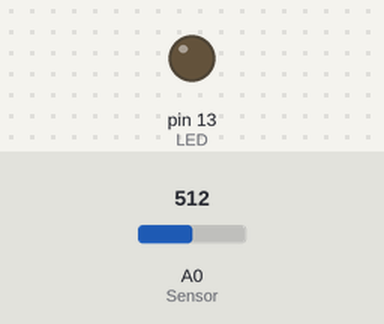
Bench run of a sketch on a simulated Arduino Uno, built with avr-gcc and run on an emulated ATmega328P. Parts: output pins drawn as LEDs (lit = HIGH). The inputs (shaded band) are chosen by the test bench; at power-on: A0 (Sensor) = 512.

Above: at 1.2 s.
1.3 s: A0 (Sensor) set to 631
2.8 s: A0 (Sensor) set to 657
At 3.6 s:
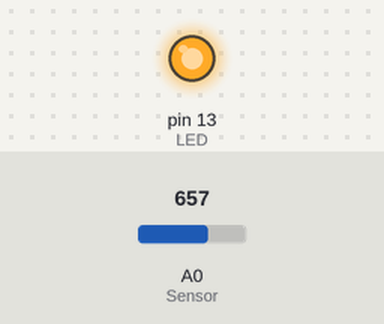
5.8 s: A0 (Sensor) set to 511
At 6.4 s:
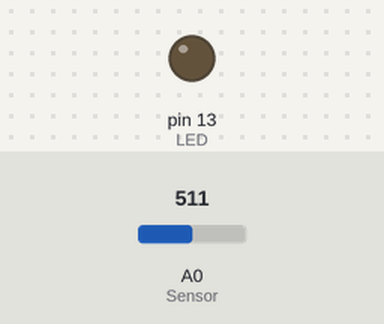
7.3 s: A0 (Sensor) set to 716
At 7.6 s:
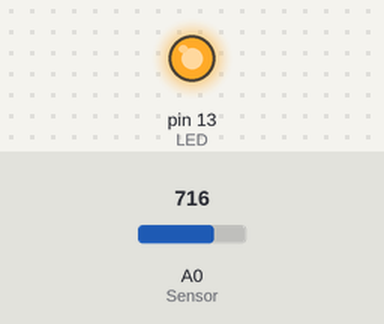
Timing chart, 0 to 10.3 s (numbered marks = the images above; inputs shaded):
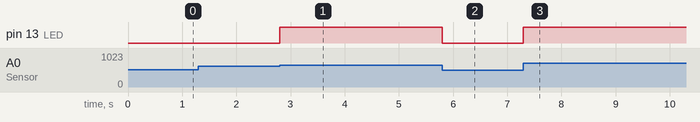

The sketch:

test_led.ino
```cpp
const int LED = 13;
const int Sensor = A0;

int level;
const int theshold = 640;

void setup()
{
pinMode (LED, OUTPUT);
Serial.begin(9600);
}

void loop() {
level = analogRead(Sensor);
if (level > theshold)
{
digitalWrite (LED, HIGH);
delay (1000);
digitalWrite (LED, LOW);
}
else
{
digitalWrite(LED, LOW);
}
}
```

Measured:
- the behaviour switches between 640 and 641 on A0 (Sensor) (found by bisection; images 0 and 1)
- after the input at 1.3 s, every drawn part: stays the same
- after the input at 2.8 s, pin 13 (LED): LOW → HIGH at once
- after the input at 5.8 s, pin 13 (LED): HIGH → LOW at once
- after the input at 7.3 s, pin 13 (LED): LOW → HIGH at once
